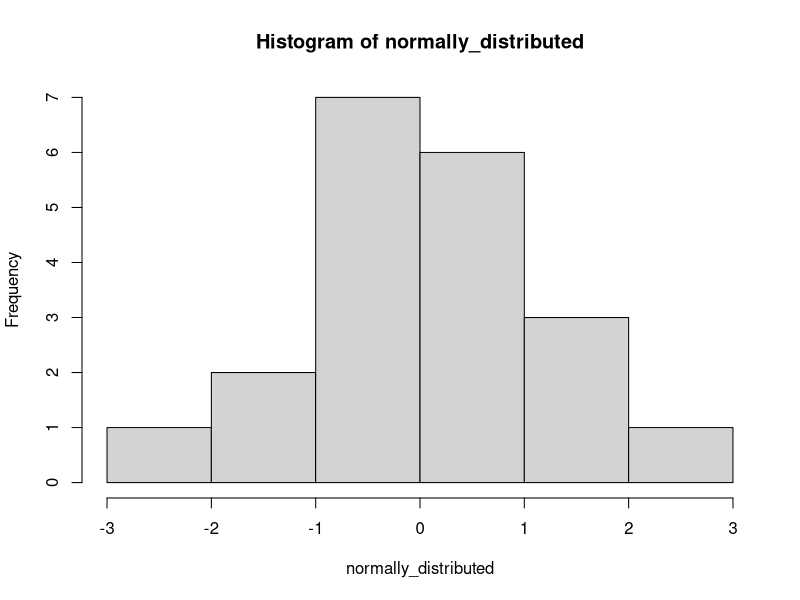
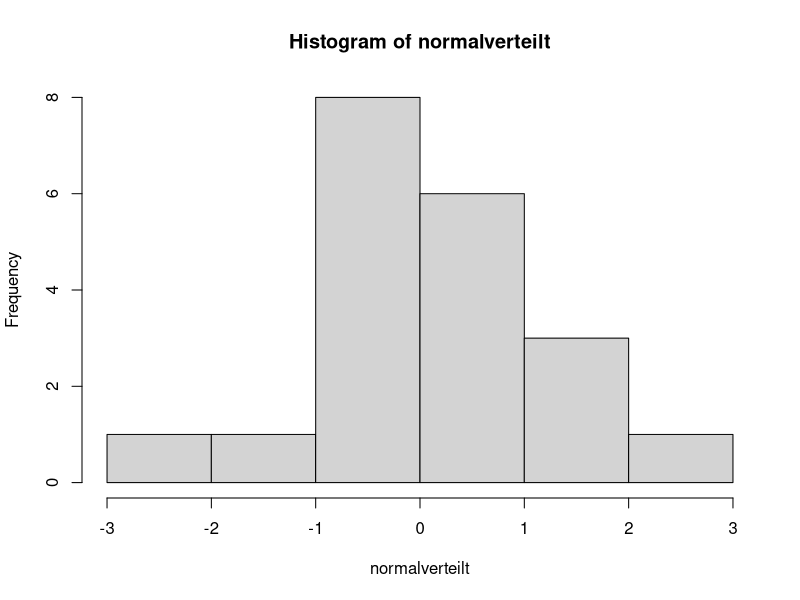

The R source for these figures, in order:
## ---- chunk 1
tehilla <- 54
tehilla
## ---- chunk 2
age_obj <- 35
age_obj_2 <- 1
I_will_be_X_next_year <-  age_obj + age_obj_2
I_will_be_X_next_year
## ---- chunk 3
my_variable <- 10
my_variable
## ---- chunk 4
name <- "Tehilla"
## ---- chunk 5
numeric_vector <- c(1, 2, 3, 4, 5)
character_vector <- c("apple", "banana", "cherry")
## ---- chunk 6
x <- 5    # numeric, specifically an integer
y <- 5.5  # numeric, specifically a double
## ---- chunk 7
name <- "John Doe"
name
## ---- chunk 8
flag <- TRUE
flag
## ---- chunk 9
count <- 23L
count
## ---- chunk 10
gender <- factor(c("Male", "Female", "Female", "Male"))
gender
## ---- chunk 11
my_list <- list(name = "Alice", age = 25, scores = c(85, 90, 92))
my_list
## ---- chunk 12
# Create a numeric vector
numbers <- c(5, 10, 15, 20, 25) 

# The function c() is used very often. It combines elements into a vector.
numbers
## ---- chunk 13
# Calculate the mean
average <- mean(numbers)

# Print the result
print(average)

## ---- chunk 14
rnorm(n = 20, mean = 0, sd = 1) # randomly draws 20 values from the normal distribution with a mean of 0 and SD of 1
## ---- chunk 15
normally_distributed <- rnorm(n = 20, mean = 0, sd = 1)
hist(normally_distributed) # creates a histogram from the vector of normally distributed variables
## ---- chunk 16
tehilla <- 54
tehilla
## ---- chunk 17
age_obj <- 35
age_obj_2 <- 1
Ich_werde_nächstes_Jahr_X_sein <-  age_obj + age_obj_2
Ich_werde_nächstes_Jahr_X_sein

## ---- chunk 18
meine_variable <- 10
meine_variable
## ---- chunk 19
name <- "Tehilla"

## ---- chunk 20
numerischer_vektor <- c(1, 2, 3, 4, 5)
character_vektor <- c("Apfel", "Banane", "Kirsche")
## ---- chunk 21
x <- 5    # numerisch, speziell eine Ganzzahl
y <- 5.5  # numerisch, speziell eine Dezimalzahl
## ---- chunk 22
name <- "John Doe"
name
## ---- chunk 23
flag <- TRUE
flag
## ---- chunk 24
anzahl <- 23L
anzahl
## ---- chunk 25
geschlecht <- factor(c("Männlich", "Weiblich", "Weiblich", "Männlich"))
geschlecht
## ---- chunk 26
meine_liste <- list(name = "Alice", alter = 25, punkte = c(85, 90, 92))
meine_liste
## ---- chunk 27
vector <- c(1,4,6,8) # die Funktion c() braucht man sehr oft. Sie fügt Elemente␣ ↪zu einem Vektor zusammen
vector
## ---- chunk 28
# Einen numerischen Vektor erstellen
zahlen <- c(5, 10, 15, 20, 25)

# Die Funktion c() wird sehr oft verwendet. Sie fügt Elemente zu einem Vektor zusammen.
zahlen
## ---- chunk 29
# Den Mittelwert berechnen
durchschnitt <- mean(zahlen)

# Das Ergebnis ausgeben
print(durchschnitt)
## ---- chunk 30
rnorm(n = 20, mean = 0, sd = 1) # zieht zufällig 20 Werte aus der Normalverteilung mit einem Mittelwert von 0 und einer Standardabweichung von 1
## ---- chunk 31
normalverteilt <- rnorm(n = 20, mean = 0, sd = 1)
hist(normalverteilt) # erstellt ein Histogramm aus dem Vektor der normalverteilten Variablen
